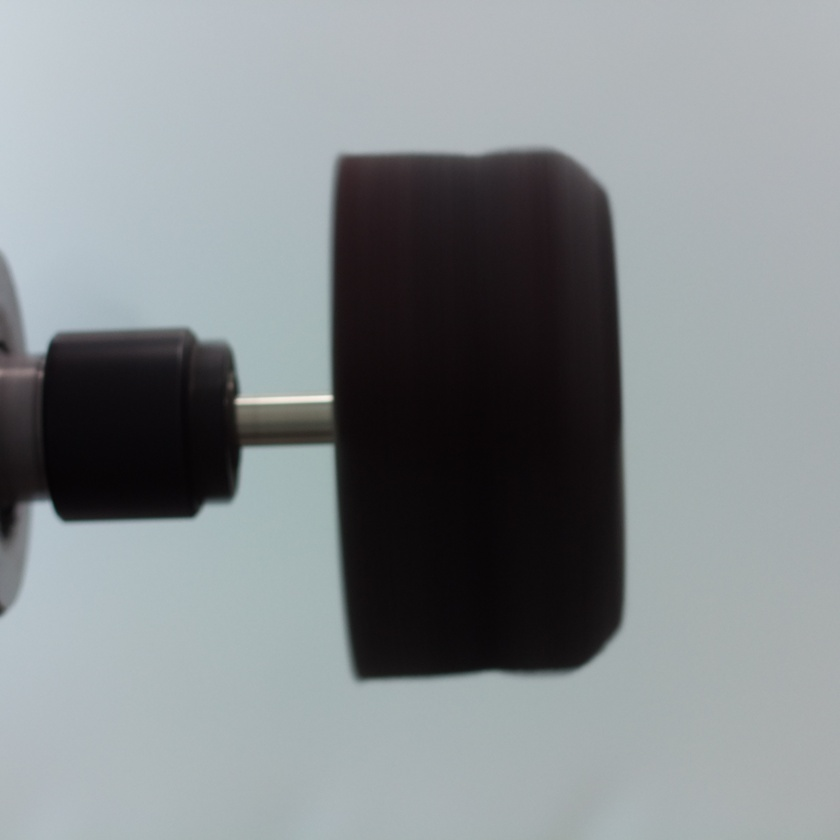
#> input picture image129.jpeg, 840 x 840 px, shrunk from 2000 x 2000 before the run, found by its file name
$ python rgbtobinary2.py
#> lines starting #> are read from the running program, lines starting #| are printed output that depends on the picture; after the words box and inside, x2 and y2 are one past the last pixel; in counts of white or black regions, pixels touching at a corner belong together
import cv2

# Load the RGB image
image = cv2.imread('/home/junaidali/catkin_ws/src/hiwiifpt/image129.jpeg')
#> image is the input picture: shape (840, 840, 3); mean B, G, R 140.6, 138.1, 132.4

# Convert the image to grayscale
gray = cv2.cvtColor(image, cv2.COLOR_BGR2GRAY)

# Apply adaptive thresholding (Mean)
binary_mean = cv2.adaptiveThreshold(gray, 255, cv2.ADAPTIVE_THRESH_MEAN_C, cv2.THRESH_BINARY, 21, 2)
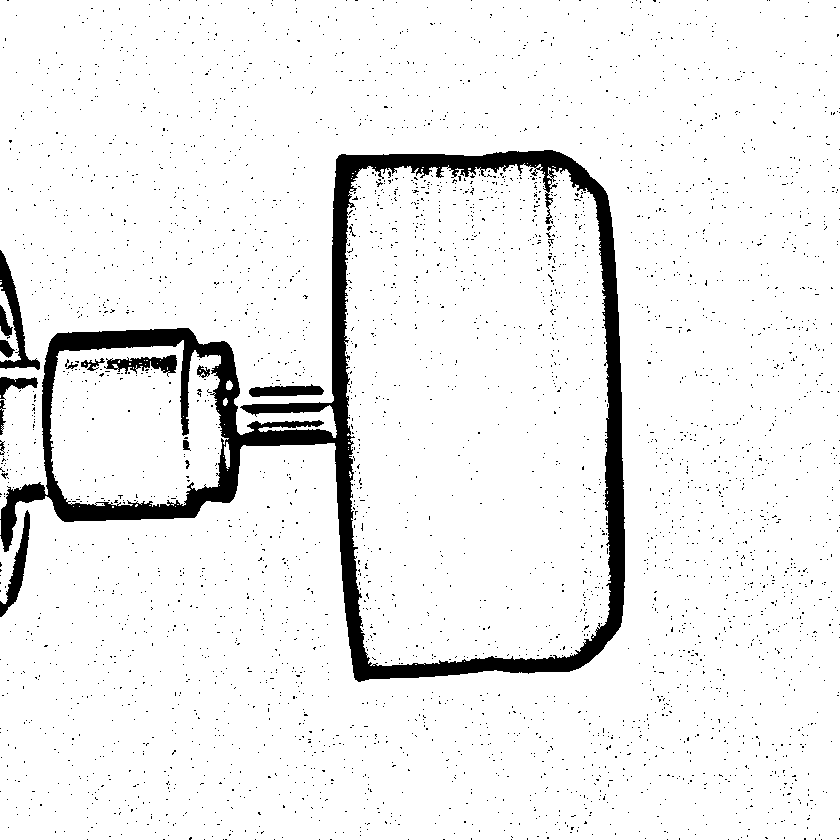
#> binary_mean: shape (840, 840); 93.2% white; 3662 black regions (3645 under 20 px), largest, box (x1, y1, x2, y2) and area: (0, 150, 625, 682) 36498, (0, 250, 40, 370) 1269, (0, 510, 30, 617) 939

# Apply adaptive thresholding (Gaussian)
binary_gaussian = cv2.adaptiveThreshold(gray, 255, cv2.ADAPTIVE_THRESH_GAUSSIAN_C, cv2.THRESH_BINARY, 21, 2)
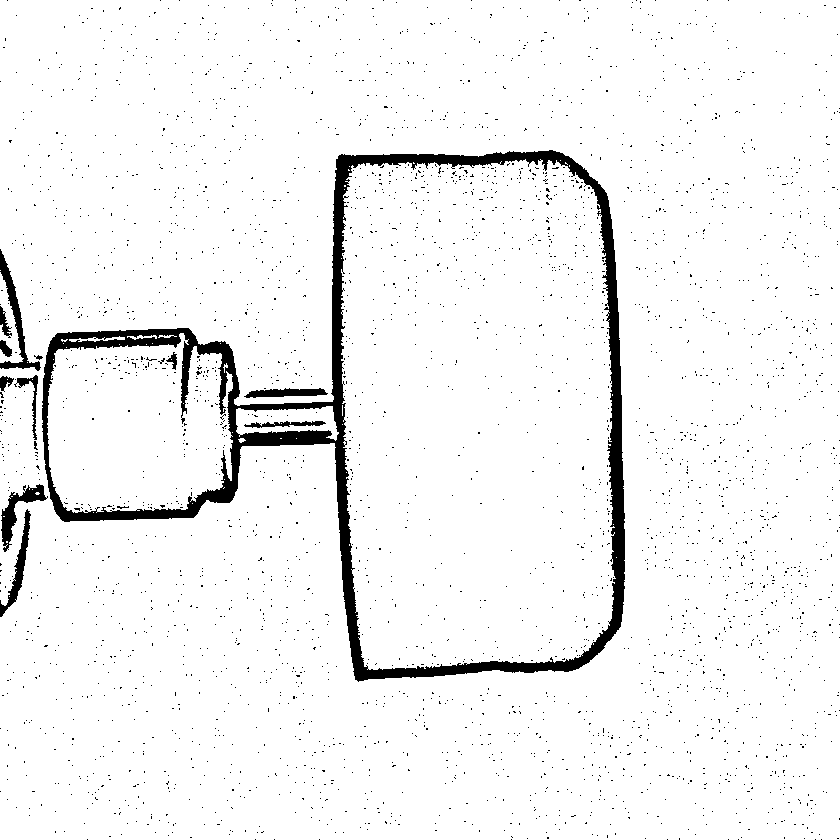
#> binary_gaussian: shape (840, 840); 95.2% white; 3320 black regions (3307 under 20 px), largest, box (x1, y1, x2, y2) and area: (42, 150, 625, 682) 24612, (0, 249, 41, 371) 993, (1, 484, 48, 552) 872

# Combine the binary images
binary_combined = cv2.bitwise_or(binary_mean, binary_gaussian)
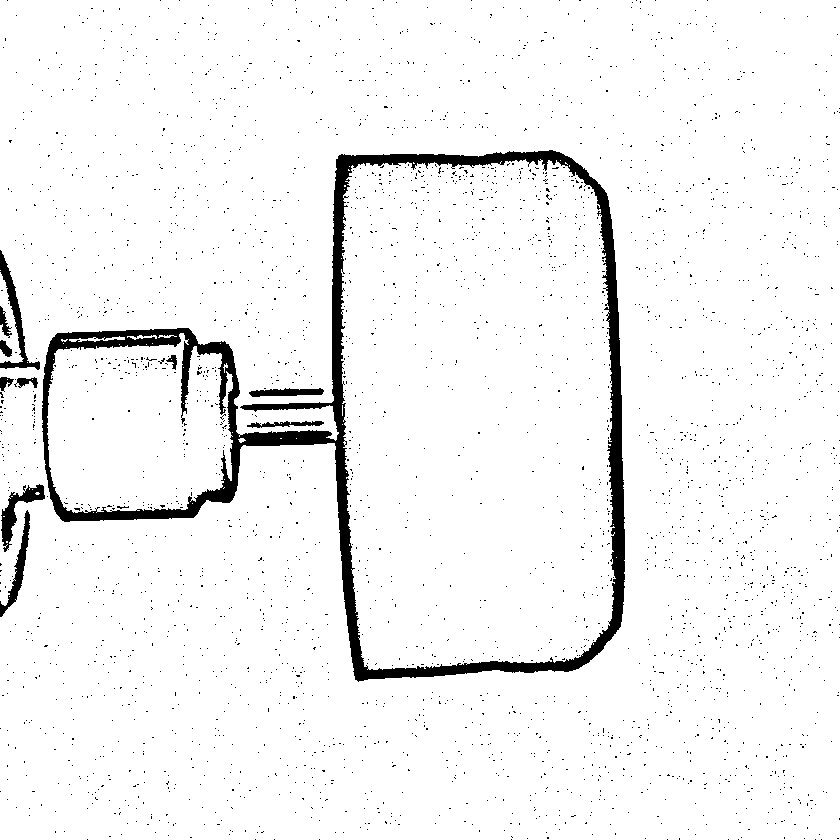
#> binary_combined: shape (840, 840); 95.3% white; 3092 black regions (3081 under 20 px), largest, box (x1, y1, x2, y2) and area: (42, 150, 625, 682) 24511, (0, 250, 40, 370) 973, (1, 484, 45, 552) 856

# Display the binary images
cv2.imshow('Mean Adaptive Binary Image', binary_mean)
cv2.imshow('Gaussian Adaptive Binary Image', binary_gaussian)
cv2.imshow('Combined Binary Image', binary_combined)
cv2.waitKey(0)
cv2.destroyAllWindows()

# Save the binary images
cv2.imwrite('binary_mean_image.jpg', binary_mean)
cv2.imwrite('binary_gaussian_image.jpg', binary_gaussian)
cv2.imwrite('combined_binary_image.jpg', binary_combined)
